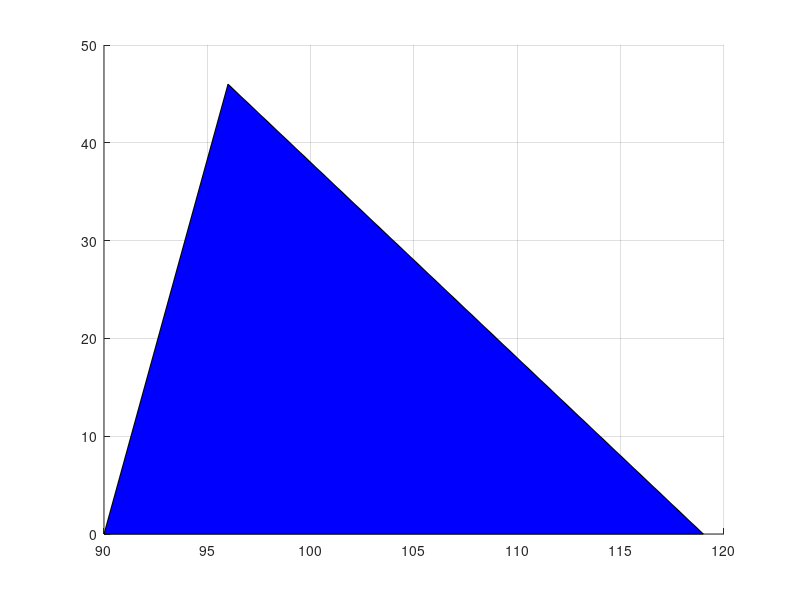

Recreate this plot in MATLAB. (Note: this script raises an error after producing the figure.)
function Display125
X = [96,119,104,110,90,98,98,95,106,94,50,14,45,0,82,24,67,40,13,60,25,0,40,119,8,16,22,22,38,46,84,69,105,63,61,99,68,96,68,62,103,73,74,22,71,22,71,73,76,92,74,74,71,98,98,74,34,74,73,97,69,69,97,81,71,23,24,67,98,71]
Y = [46,0,28,11,0,19,19,17,1,15,0,9,40,32,22,37,64,25,40,60,119,103,88,46,64,87,89,89,105,94,97,90,92,119,90,57,101,108,98,89,63,81,83,89,74,89,74,81,83,66,83,83,74,58,56,83,58,83,81,54,70,70,55,66,74,42,39,67,57,74]
c=zeros(70, 3)
for j=1:10,
    c(j, 1) = 0;
    c(j, 2) = 0;
    c(j, 3) = 1;
end
for j=11:20,
   c(j, 1) = 1;
  c(j, 2) = 0;
    c(j, 3) = 0;
end
for j=21:30,
    c(j, 1) = 0;
    c(j, 2) = 1;
    c(j, 3) = 0;
end
for j=31:40,
    c(j, 1) = 0;
    c(j, 2) = 0;
    c(j, 3) = 0;
end
for j=41:70,
    c(j, 1) = 1;
    c(j, 2) = 0;
    c(j, 3) = 1;
end
pointX0 = [90.0,119.0,96.0]
pointY0 = [0.0,0.0,46.0]
pointX1 = [50.0,82.0,67.0,13.0,0.0,14.0]
pointY1 = [0.0,22.0,64.0,40.0,32.0,9.0]
pointX2 = [119.0,25.0,0.0,8.0]
pointY2 = [46.0,119.0,103.0,64.0]
pointX3 = [99.0,105.0,96.0,63.0,61.0,62.0]
pointY3 = [57.0,92.0,108.0,119.0,90.0,89.0]
figure
grid on
hold on
fill( pointX0, pointY0, 'b')
alpha(0.3)
hold on
fill(pointX1, pointY1, 'r')
alpha(0.3)
hold on
fill(pointX2, pointY2, 'g')
alpha(0.3)
hold on
fill(pointX3, pointY3, 'black')
alpha(0.3)
h = scatter(X,Y, 70, c);
end
